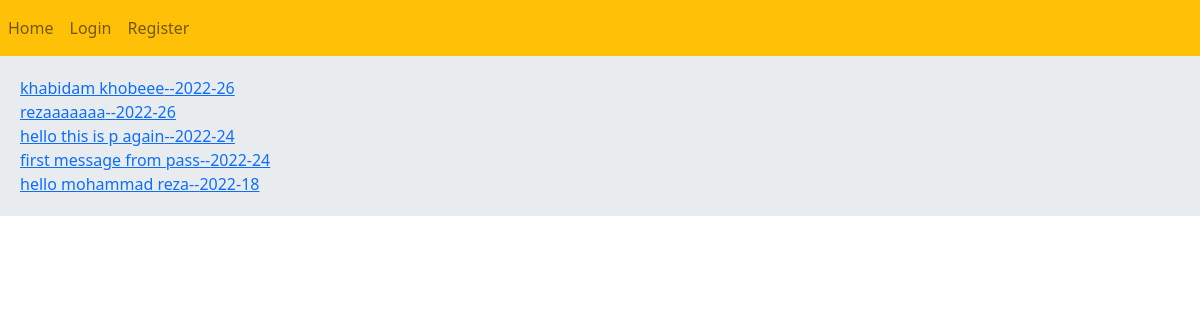
The page / on the database its author committed.
### home/models.py (models this page shows, shortened)
class Post(models.Model):
    user=models.ForeignKey(User,on_delete=models.CASCADE,related_name='posts')
    body=models.CharField(max_length=300)
    slug=models.SlugField()
    created=models.DateTimeField(auto_now_add=True)
    updated=models.DateTimeField(auto_now=True)
    class Meta:
        ordering=('-created','body')
    def get_absolute_url(self):
        return reverse('home:post',kwargs={'post_id':self.id,'post_slug':self.slug})

### home/views.py (the view)
# urls.py: path('',views.HomeView.as_view(),name='home'),
class HomeView(View):
    def get(self,request):
        posts = Post.objects.all()
        return render(request, 'home/index.html', {'posts': posts})

### home/templates/home/index.html
{% extends 'app/base.html' %}
{% block content %}
    {% for post in posts %}
       <a href="{{ post.get_absolute_url }}">{{ post.body|truncatewords:50 }}--{{ post.created|date:"Y-j" }}</a>
        <br>
    {% endfor %}
{% endblock %}

### rows shown on the page
Post: body "khabidam khobeee", created "2022-26"
Post: body "rezaaaaaaa", created "2022-26"
Post: body "hello this is p again", created "2022-24"
Post: body "first message from pass", created "2022-24"
Post: body "hello mohammad reza", created "2022-18"
